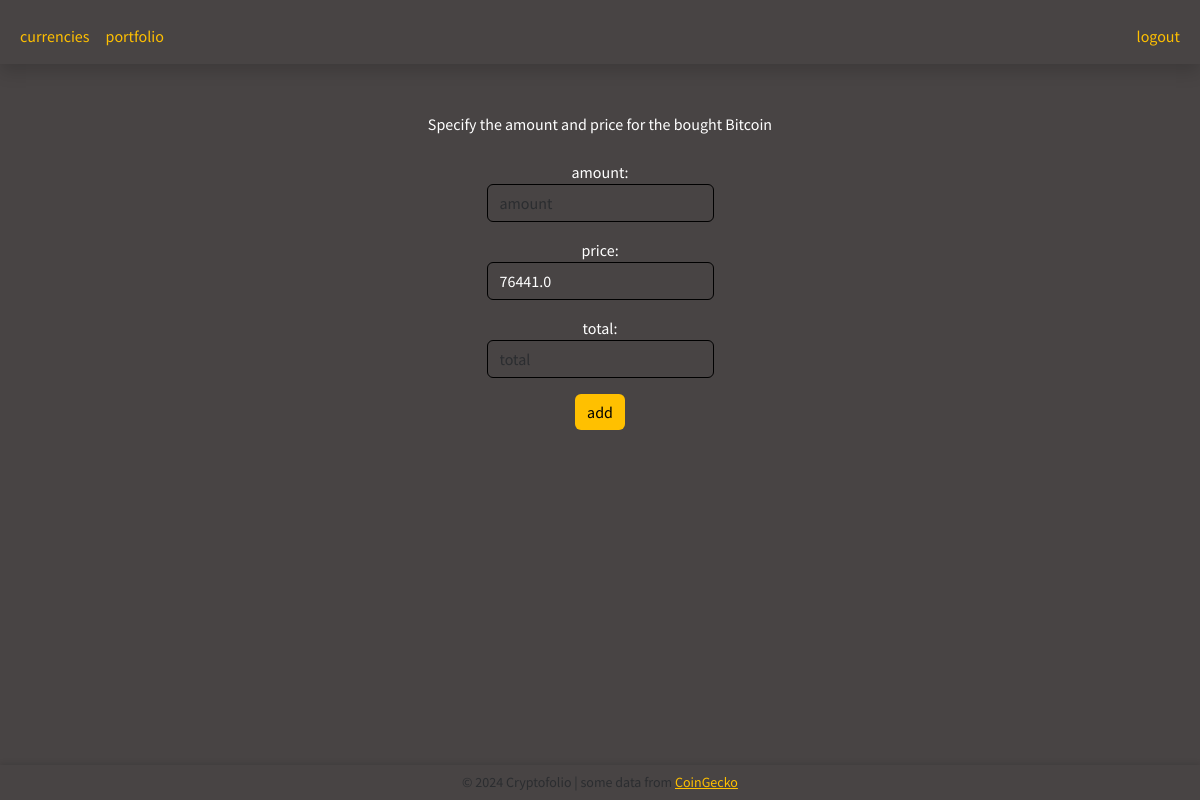
Page /add_coin?folioid=None&cid=1 (signed in) on the earlier database version.
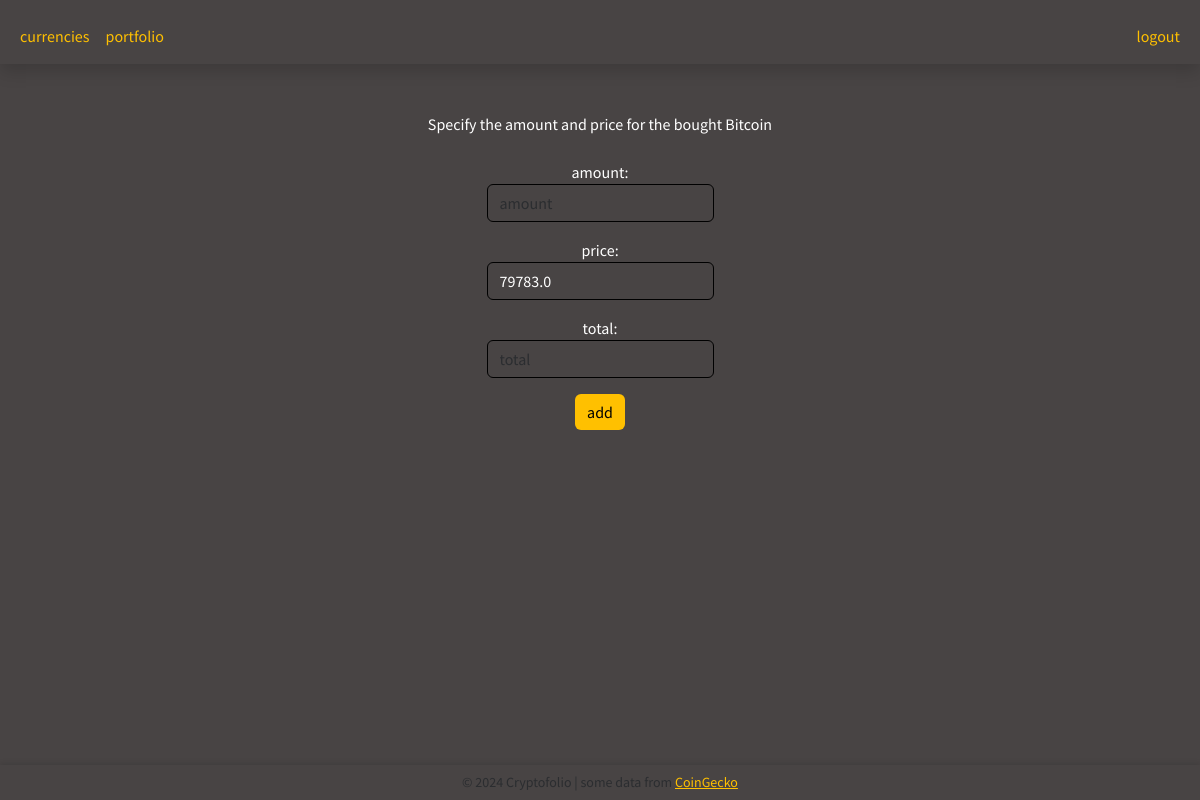
Same page on the later database version.
### tables this page shows
CREATE TABLE currencies (
id INTEGER PRIMARY KEY AUTOINCREMENT NOT NULL,
cgid TEXT UNIQUE NOT NULL,
symbol TEXT NOT NULL,
name TEXT NOT NULL,
icon_url TEXT NOT NULL,
current_price REAL NOT NULL,
market_cap INTEGER NOT NULL,
high_24h REAL NOT NULL,
low_24h REAL NOT NULL,
ath REAL NOT NULL,
ath_date TEXT NOT NULL,
atl REAL NOT NULL,
atl_date TEXT NOT NULL,
cg_update_date TEXT NOT NULL,
price_change_percent_1h REAL,
price_change_percent_24h REAL NOT NULL,
price_change_percent_7d REAL,
price_change_percent_30d REAL,
update_date TEXT NOT NULL
);

### portfolio.py (the view)
@req_login.login_required
def add_coin_to_portfolio():
    if request.method == "POST":
        portfolio_id = request.form.get("folioid")
        db.execute("INSERT INTO portfolio_currency (portfolio_id, cryptocurrency_id, quantity, price) VALUES (?, ?, ?, ?)",
                    portfolio_id, request.form.get("cid"), request.form.get("amount"), request.form.get("price"))
        return redirect(f"/portfolio?folioid={portfolio_id}")
    else:
        portfolio_id = request.args.get("folioid")
        currency_id = request.args.get("cid")
        if currency_id == None:
            coin_list = currencies.get_coinlist_from_db()
            return render_template("currencies.html", coins=coin_list, portfolio_id=portfolio_id, add_coin=True)
        return render_template("add_currency.html", portfolio_id=portfolio_id, coin=currencies.get_coin_from_db_by_id(currency_id)[0])

### app.py (called while the page is built)
@app.after_request
def after_request(response):
    response.headers["Cache-Control"] = "no-cache, no-store, must-revalidate"
    response.headers["Expires"] = 0
    response.headers["Pragma"] = "no-cache"
    return response

### currencies.py (called while the page is built)
def get_coin_from_db_by_id(coin_id:int):
    return db.execute("SELECT * FROM currencies WHERE id = ?", coin_id)

### req_login.py (called while the page is built)
def login_required(f):
    @wraps(f)
    def decorated_function(*args, **kwargs):
        if session.get("user_id") is None:
            return redirect("/login")
        return f(*args, **kwargs)
    return decorated_function

### templates/add_currency.html (shortened to what this page needs)
{% extends "base.html" %}
{% block body %}
    <br>
    Specify the amount and price for the bought {{ coin.name }}<br><br>
    <form action="/add_coin" method="post">
        <div class="mb-3">
            amount:
            <input autocomplete="off" autofocus class="form-control mx-auto w-auto custom-input" name="amount" id="amount" placeholder="amount" type="text" oninput="autoCalculate()">
        </div>
        <div class="mb-3">
            price:
            <input class="form-control mx-auto w-auto custom-input" name="price" id="price" placeholder="price" type="text" value="{{ coin.current_price }}" oninput="autoCalculate()">
        </div>
        <div class="mb-3">
            total:
            <input class="form-control mx-auto w-auto custom-input" name="total" id="total" placeholder="total" type="text" oninput="autoCalculate()">
        </div>
        <button class="btn custom-button" type="submit">add</button>
    </form>
{% endblock %}

### templates/base.html (shortened to what this page needs)
<!DOCTYPE html>
<html lang="en">
    <head>
        <link href="https://cdn.jsdelivr.net/npm/bootstrap@5.3.3/dist/css/bootstrap.min.css" rel="stylesheet">
        <link rel="stylesheet" href="{{ url_for('static', filename='css/main.css') }}">
    </head>
    <body>
        <nav class="navbar navbar-expand-md navbar-light shadow mb-3">
            <div class="container-fluid">
                <div class="collapse navbar-collapse" id="navbar">
                        <ul class="navbar-nav me-auto mt-2">
                            <li class="nav-item"><a class="nav-link mango" href="/currencies">currencies</a></li>
                    {% if session["user_id"] %}
                            <li class="nav-item"><a class="nav-link mango" href="/portfolio">portfolio</a></li>
                    {% endif %}
                        </ul>
                    {% if session["user_id"] %}
                        <ul class="navbar-nav ms-auto mt-2">
                            <li class="nav-item"><a class="nav-link mango" href="/logout">logout</a></li>
                        </ul>
                    {% else %}
                        <ul class="navbar-nav ms-auto mt-2">
                            <li class="nav-item"><a class="nav-link mango" href="/register">register</a></li>
                            <li class="nav-item"><a class="nav-link mango" href="/login">login</a></li>
                        </ul>
                    {% endif %}
                </div>
            </div>
        </nav>
        <div class="container mt-4 text-center">
            {% block body %}
            {% endblock %}
        </div>
        <footer class="py-3">
            <div class="container text-center">
                <p class="mb-0 small text-muted">
                    &copy; 2024 Cryptofolio | some data from <a class="mango" href="https://coingecko.com" target="_blank">CoinGecko</a>
                </p>
            </div>
        </footer>
    </body>
</html>

### static/css/main.css (style rules this page uses)
body { background-color: #484444; color: #ffffff; font-family: 'Source Sans Pro', 'Helvetica', 'Trebuchet MS', 'Lucida Sans Unicode', 'Lucida Grande', 'Lucida Sans', Arial, sans-serif; }
a { color: #ffc000; }
.shadow { box-shadow: 0 0 8px 5px rgba(60, 150, 150, 0.1); }
.mango { color: #ffc000; }
footer { position: fixed; background-color: #484444; bottom: 0; width: 100%; z-index: 800; height: auto; box-shadow: 0 -2px 5px rgba(0, 0, 0, 0.1); }
footer p { line-height: 0.2; }
.form-control.custom-input { border-color: #000; background-color: #484444; color: #ffffff; }
.btn.custom-button { background-color: #ffc000; border: none; color: #000000; }

Differences in the rows shown:
changed currencies "Bitcoin": price "76441.0" → "79783.0"
